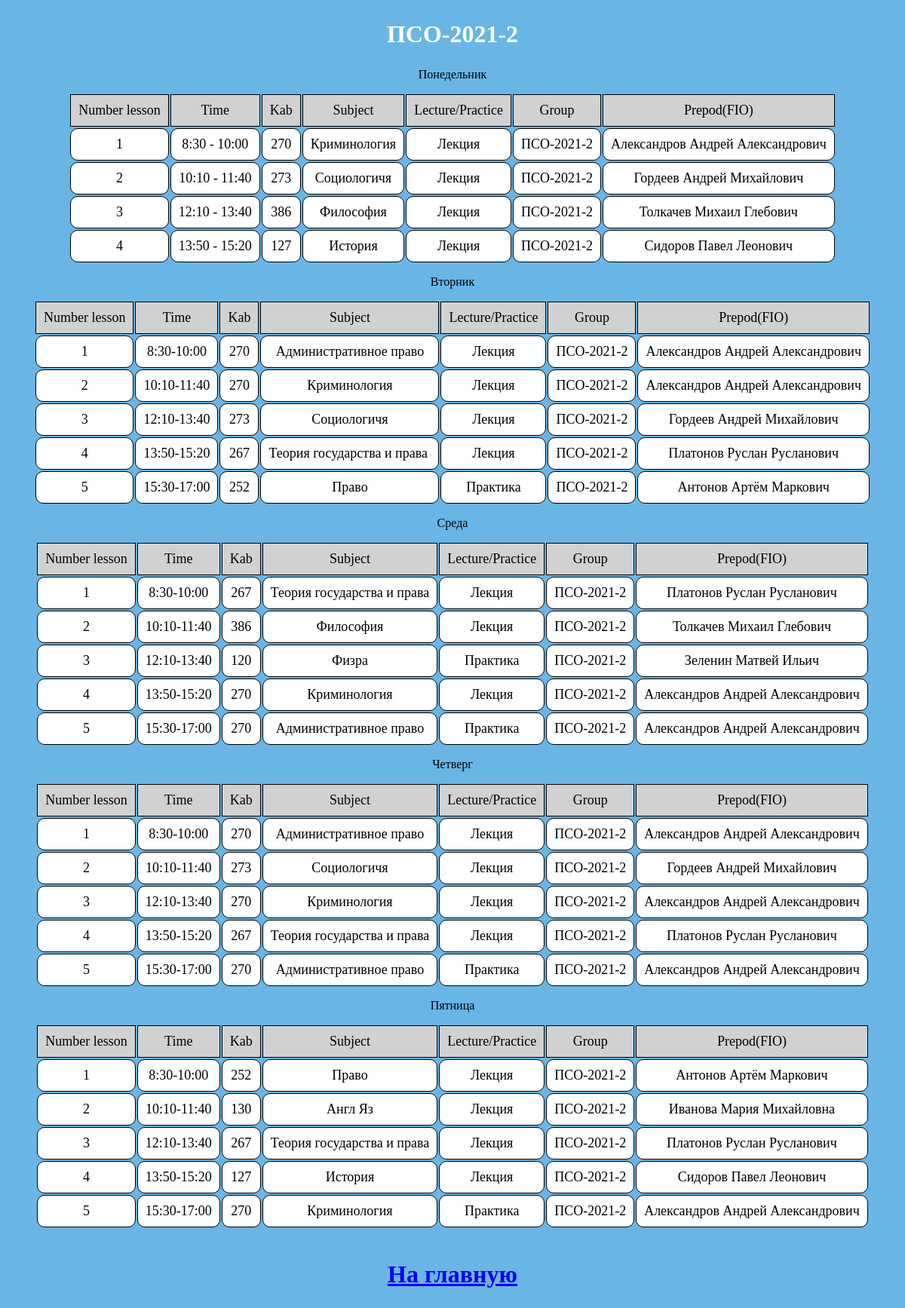
The app's page /pso_2021_2.php with its own data.
### tables this page shows
CREATE TABLE `class_pso_2021_2` (
  `Number lesson` int(11) NOT NULL,
  `Day of week` varchar(120) NOT NULL,
  `Time` varchar(50) NOT NULL,
  `Kab` varchar(20) NOT NULL,
  `Subject` varchar(100) NOT NULL,
  `Lecture/Practice` varchar(20) NOT NULL,
  `Group` varchar(50) NOT NULL,
  `Prepod(FIO)` varchar(120) NOT NULL
);

### pso_2021_2.php (the view, shortened to what this page needs)
<?php
    $db = mysqli_connect("localhost", "root", "", "Raspisanie") or die("Error!");
    $query1 = mysqli_query($db, "SELECT * FROM class_pso_2021_2 WHERE `Day of week` = 'Понедельник'");
	$query2 = mysqli_query($db, "SELECT * FROM class_pso_2021_2 WHERE `Day of week` = 'Вторник'");
	$query3 = mysqli_query($db, "SELECT * FROM class_pso_2021_2 WHERE `Day of week` = 'Среда'");
	$query4 = mysqli_query($db, "SELECT * FROM class_pso_2021_2 WHERE `Day of week` = 'Четверг'");
	$query5 = mysqli_query($db, "SELECT * FROM class_pso_2021_2 WHERE `Day of week` = 'Пятница'");
?>
<!DOCTYPE html>
<html lang="en">
<head>
</head>
<body>
    <section>
        <h1>ПСО-2021-2</h1>
		<center>
        <caption>Понедельник</caption>
		<center>
		<table>
            <tr>
				<th>Number lesson</th>
				<th>Time</th>
				<th>Kab</th>
				<th>Subject</th>
				<th>Lecture/Practice</th>
				<th>Group</th>
				<th>Prepod(FIO)</th>
            </tr>
            <?php
                while ($data = $query1->fetch_assoc())
                {
                    echo "<tr>";
                    echo "
                    <td>".$data['Number lesson']."</td>
                    <td>".$data['Time']."</td>
                    <td>".$data['Kab']."</td>
                    <td>".$data['Subject']."</td>
                    <td>".$data['Lecture/Practice']."</td>
                    <td>".$data['Group']."</td>
                    <td>".$data['Prepod(FIO)']."</td>
                    ";
                    echo "</tr>";
                }
            ?>
        </table>
		<center>
        <caption>Вторник</caption>
		<center>
		<table>
            <tr>
				<th>Number lesson</th>
				<th>Time</th>
				<th>Kab</th>
				<th>Subject</th>
				<th>Lecture/Practice</th>
				<th>Group</th>
				<th>Prepod(FIO)</th>
            </tr>
            <?php
                while ($data = $query2->fetch_assoc())
                {
                    echo "<tr>";
                    echo "
                    <td>".$data['Number lesson']."</td>
                    <td>".$data['Time']."</td>
                    <td>".$data['Kab']."</td>
                    <td>".$data['Subject']."</td>
                    <td>".$data['Lecture/Practice']."</td>
                    <td>".$data['Group']."</td>
                    <td>".$data['Prepod(FIO)']."</td>
                    ";
                    echo "</tr>";
                }
            ?>
        </table>
		<center>
        <caption>Среда</caption>
		<center>
		<table>
            <tr>
				<th>Number lesson</th>
				<th>Time</th>
				<th>Kab</th>
				<th>Subject</th>
				<th>Lecture/Practice</th>
				<th>Group</th>
				<th>Prepod(FIO)</th>
            </tr>
            <?php
                while ($data = $query3->fetch_assoc())
                {
                    echo "<tr>";
                    echo "
                    <td>".$data['Number lesson']."</td>
                    <td>".$data['Time']."</td>
                    <td>".$data['Kab']."</td>
                    <td>".$data['Subject']."</td>
                    <td>".$data['Lecture/Practice']."</td>
                    <td>".$data['Group']."</td>
                    <td>".$data['Prepod(FIO)']."</td>
                    ";
                    echo "</tr>";
                }
            ?>
        </table>
		<center>
        <caption>Четверг</caption>
		<center>
		<table>
            <tr>
				<th>Number lesson</th>
				<th>Time</th>
				<th>Kab</th>
				<th>Subject</th>
				<th>Lecture/Practice</th>
				<th>Group</th>
				<th>Prepod(FIO)</th>
            </tr>
            <?php
                while ($data = $query4->fetch_assoc())
                {
                    echo "<tr>";
                    echo "
                    <td>".$data['Number lesson']."</td>
                    <td>".$data['Time']."</td>
                    <td>".$data['Kab']."</td>
                    <td>".$data['Subject']."</td>
                    <td>".$data['Lecture/Practice']."</td>
                    <td>".$data['Group']."</td>
                    <td>".$data['Prepod(FIO)']."</td>
                    ";
                    echo "</tr>";
                }
            ?>
        </table>
		<center>
        <caption>Пятница</caption>
		<center>
		<table>
            <tr>
				<th>Number lesson</th>
				<th>Time</th>
				<th>Kab</th>
				<th>Subject</th>
				<th>Lecture/Practice</th>
				<th>Group</th>
				<th>Prepod(FIO)</th>
            </tr>
            <?php
                while ($data = $query5->fetch_assoc())
                {
                    echo "<tr>";
                    echo "
                    <td>".$data['Number lesson']."</td>
                    <td>".$data['Time']."</td>
                    <td>".$data['Kab']."</td>
                    <td>".$data['Subject']."</td>
                    <td>".$data['Lecture/Practice']."</td>
                    <td>".$data['Group']."</td>
                    <td>".$data['Prepod(FIO)']."</td>
                    ";
                    echo "</tr>";
                }
            ?>
        </table>
        <h1><a href="/">На главную</a></h1>
    </section>
</body>
</html>

### pso_2021_2.php (style rules this page uses)
body { background-color:#69b5e6 }
table { margin: 0 auto; font-size: large; margin: 100px 10; padding: 15px; }
h1 { text-align: center; color: #ffff; font-size: xx-large; font-family: 'Gill Sans', 'Gill Sans MT', ' Calibri', 'Trebuchet MS', 'sans-serif'; }
th { font-weight: bold; border: 1px solid black; padding: 10px; text-align: center; font-weight: lighter; background-color: #d1d1d1; border: 1px solid black; }
td { font-weight: bold; border: 1px solid black; padding: 10px; text-align: center; font-weight: lighter; background-color: #ffff; border-radius: 10px; border: 1px solid black; }

### records on screen
class_pso_2021_2: Number lesson "1", Time "8:30 - 10:00", Kab "270", Subject "Криминология", value "Лекция", Group "ПСО-2021-2", value "Александров Андрей Александрович"
class_pso_2021_2: Number lesson "2", Time "10:10 - 11:40", Kab "273", Subject "Социологичя", value "Лекция", Group "ПСО-2021-2", value "Гордеев Андрей Михайлович"
class_pso_2021_2: Number lesson "3", Time "12:10 - 13:40", Kab "386", Subject "Философия", value "Лекция", Group "ПСО-2021-2", value "Толкачев Михаил Глебович"
class_pso_2021_2: Number lesson "4", Time "13:50 - 15:20", Kab "127", Subject "История", value "Лекция", Group "ПСО-2021-2", value "Сидоров Павел Леонович"
class_pso_2021_2: Number lesson "1", Time "8:30-10:00", Kab "270", Subject "Административное право", value "Лекция", Group "ПСО-2021-2", value "Александров Андрей Александрович"
class_pso_2021_2: Number lesson "2", Time "10:10-11:40", Kab "270", Subject "Криминология", value "Лекция", Group "ПСО-2021-2", value "Александров Андрей Александрович"
class_pso_2021_2: Number lesson "3", Time "12:10-13:40", Kab "273", Subject "Социологичя", value "Лекция", Group "ПСО-2021-2", value "Гордеев Андрей Михайлович"
class_pso_2021_2: Number lesson "4", Time "13:50-15:20", Kab "267", Subject "Теория государства и права", value "Лекция", Group "ПСО-2021-2", value "Платонов Руслан Русланович"
class_pso_2021_2: Number lesson "5", Time "15:30-17:00", Kab "252", Subject "Право", value "Практика", Group "ПСО-2021-2", value "Антонов Артём Маркович"
class_pso_2021_2: Number lesson "1", Time "8:30-10:00", Kab "267", Subject "Теория государства и права", value "Лекция", Group "ПСО-2021-2", value "Платонов Руслан Русланович"
class_pso_2021_2: Number lesson "2", Time "10:10-11:40", Kab "386", Subject "Философия", value "Лекция", Group "ПСО-2021-2", value "Толкачев Михаил Глебович"
class_pso_2021_2: Number lesson "3", Time "12:10-13:40", Kab "120", Subject "Физра", value "Практика", Group "ПСО-2021-2", value "Зеленин Матвей Ильич"
class_pso_2021_2: Number lesson "4", Time "13:50-15:20", Kab "270", Subject "Криминология", value "Лекция", Group "ПСО-2021-2", value "Александров Андрей Александрович"
class_pso_2021_2: Number lesson "5", Time "15:30-17:00", Kab "270", Subject "Административное право", value "Практика", Group "ПСО-2021-2", value "Александров Андрей Александрович"
class_pso_2021_2: Number lesson "1", Time "8:30-10:00", Kab "270", Subject "Административное право", value "Лекция", Group "ПСО-2021-2", value "Александров Андрей Александрович"
class_pso_2021_2: Number lesson "2", Time "10:10-11:40", Kab "273", Subject "Социологичя", value "Лекция", Group "ПСО-2021-2", value "Гордеев Андрей Михайлович"
class_pso_2021_2: Number lesson "3", Time "12:10-13:40", Kab "270", Subject "Криминология", value "Лекция", Group "ПСО-2021-2", value "Александров Андрей Александрович"
class_pso_2021_2: Number lesson "4", Time "13:50-15:20", Kab "267", Subject "Теория государства и права", value "Лекция", Group "ПСО-2021-2", value "Платонов Руслан Русланович"
class_pso_2021_2: Number lesson "5", Time "15:30-17:00", Kab "270", Subject "Административное право", value "Практика", Group "ПСО-2021-2", value "Александров Андрей Александрович"
class_pso_2021_2: Number lesson "1", Time "8:30-10:00", Kab "252", Subject "Право", value "Лекция", Group "ПСО-2021-2", value "Антонов Артём Маркович"
class_pso_2021_2: Number lesson "2", Time "10:10-11:40", Kab "130", Subject "Англ Яз", value "Лекция", Group "ПСО-2021-2", value "Иванова Мария Михайловна"
class_pso_2021_2: Number lesson "3", Time "12:10-13:40", Kab "267", Subject "Теория государства и права", value "Лекция", Group "ПСО-2021-2", value "Платонов Руслан Русланович"
class_pso_2021_2: Number lesson "4", Time "13:50-15:20", Kab "127", Subject "История", value "Лекция", Group "ПСО-2021-2", value "Сидоров Павел Леонович"
class_pso_2021_2: Number lesson "5", Time "15:30-17:00", Kab "270", Subject "Криминология", value "Практика", Group "ПСО-2021-2", value "Александров Андрей Александрович"
